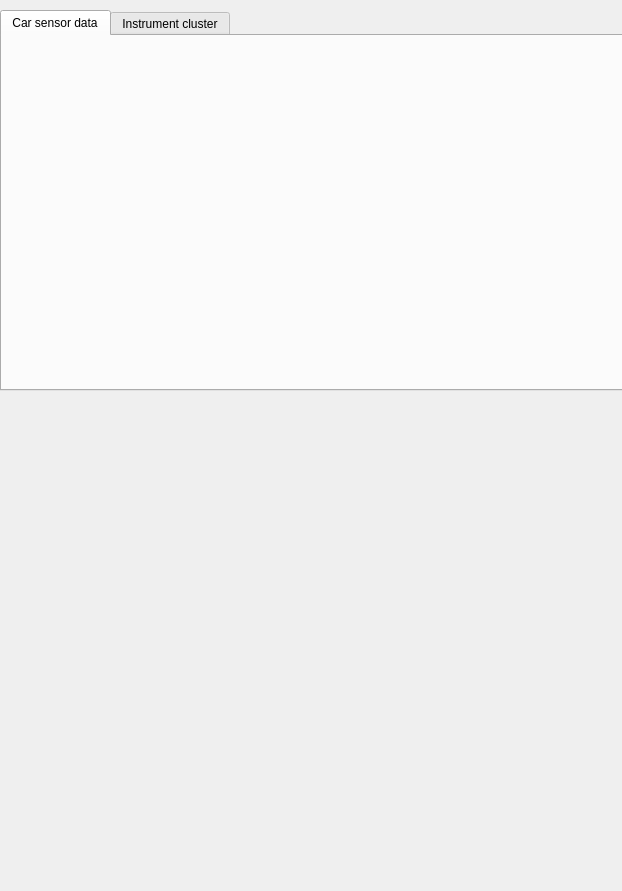
<?xml version="1.0" encoding="UTF-8"?>
<ui version="4.0">
 <class>CarDataPage</class>
 <widget class="QWidget" name="CarDataPage">
  <property name="geometry">
   <rect>
    <x>0</x>
    <y>0</y>
    <width>622</width>
    <height>891</height>
   </rect>
  </property>
  <property name="windowTitle">
   <string>Form</string>
  </property>
  <widget class="QTabWidget" name="tabWidget">
   <property name="geometry">
    <rect>
     <x>0</x>
     <y>10</y>
     <width>630</width>
     <height>381</height>
    </rect>
   </property>
   <property name="styleSheet">
    <string notr="true"/>
   </property>
   <property name="currentIndex">
    <number>0</number>
   </property>
   <!-- Car Sensor Tab -->
   <widget class="CarSensorData" name="tab_sensor">
    <attribute name="title">
     <string>Car sensor data</string>
    </attribute>
   </widget>
   <!-- Instrument Cluster Tab -->
   <widget class="QWidget" name="instr_cluster_tab">
    <attribute name="title">
     <string>Instrument cluster</string>
    </attribute>
    <widget class="QWidget" name="render_window" native="true">
     <property name="geometry">
      <rect>
       <x>0</x>
       <y>0</y>
       <width>480</width>
       <height>270</height>
      </rect>
     </property>
    </widget>
   </widget>
  </widget>
  <!-- Add more tabs here -->
 </widget>
 <customwidgets>
  <customwidget>
   <class>CarSensorData</class>
   <extends>QWidget</extends>
   <header>android/skin/qt/extended-pages/car-data-emulation/car-sensor-data.h</header>
  </customwidget>
 </customwidgets>
 <resources/>
 <connections/>
</ui>
